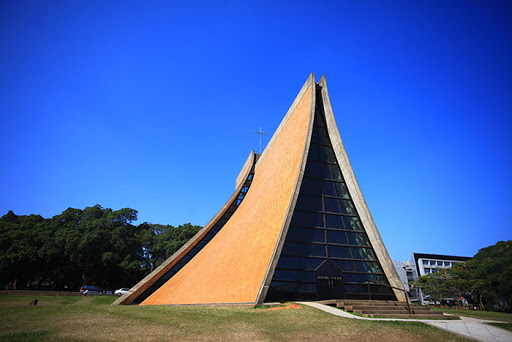
#> input picture 資料分析與實務作業/0407/路思義.jpg, 512 x 342 px
$ python 7.py
#> lines starting #> are read from the running program, lines starting #| are printed output that depends on the picture
from PIL import Image
from PIL import ImageFilter

pict = Image.open('路思義.jpg')
#> pict is the input picture: PIL image 512x342 RGB; mean R, G, B 66.3, 98.1, 169.5
filterPict = pict.filter(ImageFilter.BLUR)
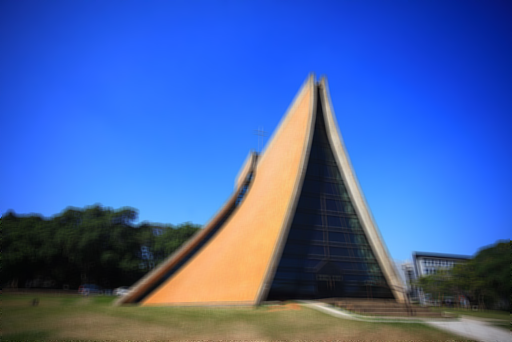
#> filterPict: PIL image 512x342 RGB; mean R, G, B 66.4, 98.2, 169.5
filterPict.save('7BLUR.jpg')
filterPict = pict.filter(ImageFilter.CONTOUR)
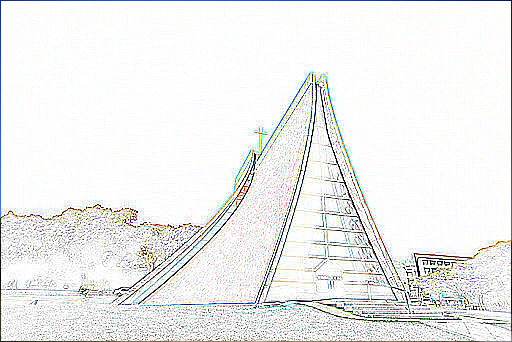
#> filterPict: PIL image 512x342 RGB; mean R, G, B 238, 238.5, 238.3
filterPict.save('7CONTOUR.jpg')
filterPict = pict.filter(ImageFilter.DETAIL)
filterPict.save('7DETAIL.jpg')
filterPict = pict.filter(ImageFilter.EDGE_ENHANCE)
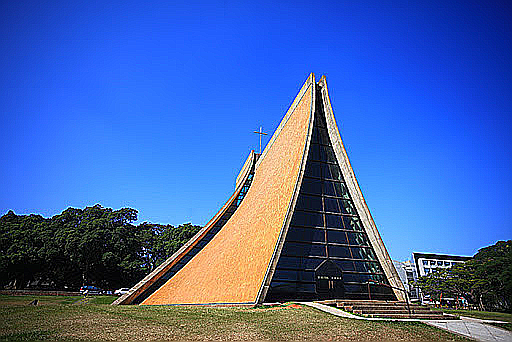
#> filterPict: PIL image 512x342 RGB; mean R, G, B 67.8, 100, 171.1
filterPict.save('7EDGE_ENHANCE.jpg')
filterPict = pict.filter(ImageFilter.EDGE_ENHANCE_MORE)
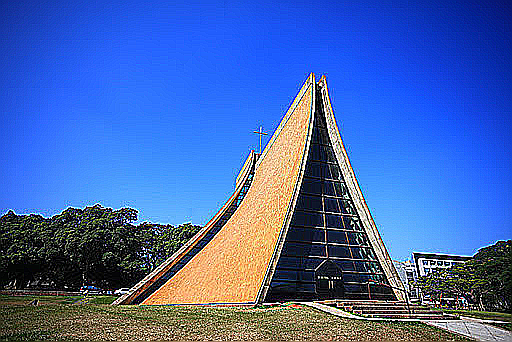
#> filterPict: PIL image 512x342 RGB; mean R, G, B 69, 101.5, 173
filterPict.save('7EDGE_ENHANCE_MORE.jpg')
filterPict = pict.filter(ImageFilter.EMBOSS)
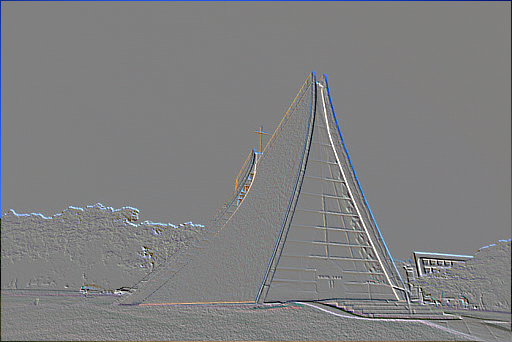
#> filterPict: PIL image 512x342 RGB; mean R, G, B 126.9, 127.3, 128.4
filterPict.save('7EMBOSS.jpg')
filterPict = pict.filter(ImageFilter.FIND_EDGES)
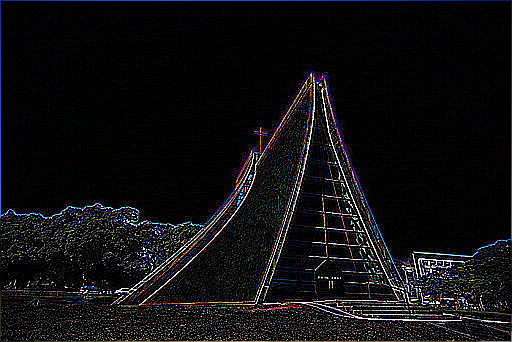
#> filterPict: PIL image 512x342 RGB; mean R, G, B 15.7, 15.4, 16.8
filterPict.save('7FIND_EDGES.jpg')
filterPict = pict.filter(ImageFilter.SMOOTH)
filterPict.save('7SMOOTH.jpg')
filterPict = pict.filter(ImageFilter.SMOOTH_MORE)
filterPict.save('7SMOOTH_MORE.jpg')
filterPict = pict.filter(ImageFilter.SHARPEN)
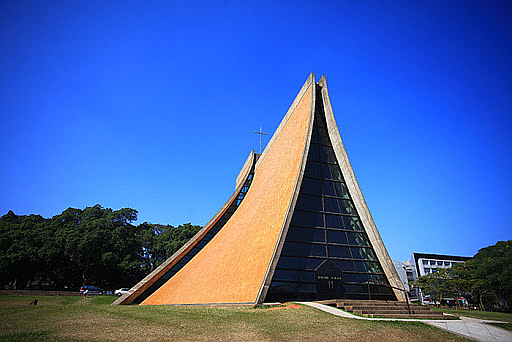
#> filterPict: PIL image 512x342 RGB; mean R, G, B 66.6, 98.5, 169.7
filterPict.save('7SHARPEN.jpg')

$ run again, with 資料分析與實務作業/0407/dog.jpg copied over 資料分析與實務作業/0407/路思義.jpg
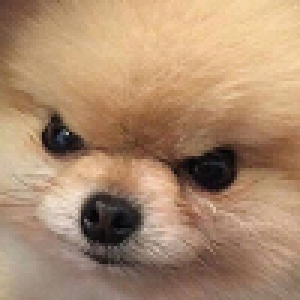
#> input picture 資料分析與實務作業/0407/dog.jpg, 100 x 100 px (shown 3 times larger)
#> pict is the input picture: PIL image 100x100 RGBA; mean R, G, B, A 171.9, 139.3, 110.4, 255
#> `filterPict = pict.filter(ImageFilter.FIND_EDGES)`:
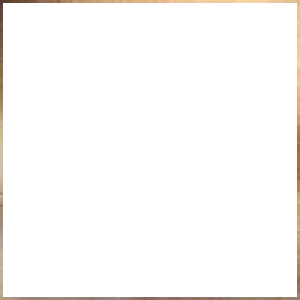
#> filterPict: PIL image 100x100 RGBA (shown 3 times larger); mean R, G, B, A 26.6, 26.2, 25.8, 10.1; transparent parts drawn white
#> `filterPict = pict.filter(ImageFilter.SHARPEN)`:
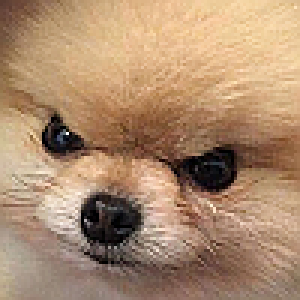
#> filterPict: PIL image 100x100 RGBA (shown 3 times larger); mean R, G, B, A 172, 139.4, 110.5, 255
